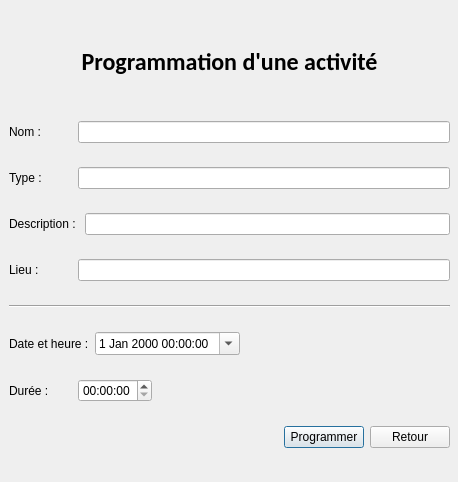
<?xml version="1.0" encoding="UTF-8"?>
<ui version="4.0">
 <class>ProgActivite</class>
 <widget class="QDialog" name="ProgActivite">
  <property name="windowModality">
   <enum>Qt::WindowModal</enum>
  </property>
  <property name="geometry">
   <rect>
    <x>0</x>
    <y>0</y>
    <width>458</width>
    <height>482</height>
   </rect>
  </property>
  <property name="windowTitle">
   <string>Programmation Activité</string>
  </property>
  <widget class="QWidget" name="verticalLayoutWidget">
   <property name="geometry">
    <rect>
     <x>9</x>
     <y>9</y>
     <width>441</width>
     <height>461</height>
    </rect>
   </property>
   <layout class="QVBoxLayout" name="verticalLayout">
    <item>
     <widget class="QLabel" name="label">
      <property name="minimumSize">
       <size>
        <width>0</width>
        <height>59</height>
       </size>
      </property>
      <property name="maximumSize">
       <size>
        <width>16777215</width>
        <height>70</height>
       </size>
      </property>
      <property name="font">
       <font>
        <family>Calibri</family>
        <pointsize>18</pointsize>
        <weight>75</weight>
        <bold>true</bold>
        <underline>false</underline>
       </font>
      </property>
      <property name="text">
       <string>Programmation d'une activité</string>
      </property>
      <property name="alignment">
       <set>Qt::AlignCenter</set>
      </property>
     </widget>
    </item>
    <item>
     <layout class="QHBoxLayout" name="horizontalLayout_7">
      <item>
       <widget class="QLabel" name="labelType_2">
        <property name="minimumSize">
         <size>
          <width>63</width>
          <height>0</height>
         </size>
        </property>
        <property name="text">
         <string>Nom :</string>
        </property>
       </widget>
      </item>
      <item>
       <widget class="QLineEdit" name="lineEditNom"/>
      </item>
     </layout>
    </item>
    <item>
     <layout class="QHBoxLayout" name="horizontalLayout_2">
      <item>
       <widget class="QLabel" name="labelType">
        <property name="minimumSize">
         <size>
          <width>63</width>
          <height>0</height>
         </size>
        </property>
        <property name="text">
         <string>Type : </string>
        </property>
       </widget>
      </item>
      <item>
       <widget class="QLineEdit" name="lineEditType"/>
      </item>
     </layout>
    </item>
    <item>
     <layout class="QHBoxLayout" name="horizontalLayout_3">
      <item>
       <widget class="QLabel" name="labelDescription">
        <property name="minimumSize">
         <size>
          <width>63</width>
          <height>0</height>
         </size>
        </property>
        <property name="text">
         <string>Description : </string>
        </property>
       </widget>
      </item>
      <item>
       <widget class="QLineEdit" name="lineEditDescription"/>
      </item>
     </layout>
    </item>
    <item>
     <layout class="QHBoxLayout" name="horizontalLayout_4">
      <item>
       <widget class="QLabel" name="labelLieu">
        <property name="minimumSize">
         <size>
          <width>63</width>
          <height>0</height>
         </size>
        </property>
        <property name="text">
         <string>Lieu : </string>
        </property>
       </widget>
      </item>
      <item>
       <widget class="QLineEdit" name="lineEditLieu"/>
      </item>
     </layout>
    </item>
    <item>
     <widget class="Line" name="line">
      <property name="orientation">
       <enum>Qt::Horizontal</enum>
      </property>
     </widget>
    </item>
    <item>
     <layout class="QHBoxLayout" name="horizontalLayout_5">
      <item>
       <widget class="QLabel" name="label_2">
        <property name="minimumSize">
         <size>
          <width>63</width>
          <height>0</height>
         </size>
        </property>
        <property name="text">
         <string>Date et heure :</string>
        </property>
       </widget>
      </item>
      <item>
       <widget class="QDateTimeEdit" name="dateTimeEdit">
        <property name="calendarPopup">
         <bool>true</bool>
        </property>
       </widget>
      </item>
      <item>
       <spacer name="horizontalSpacer_2">
        <property name="orientation">
         <enum>Qt::Horizontal</enum>
        </property>
        <property name="sizeHint" stdset="0">
         <size>
          <width>40</width>
          <height>20</height>
         </size>
        </property>
       </spacer>
      </item>
     </layout>
    </item>
    <item>
     <layout class="QHBoxLayout" name="horizontalLayout_6">
      <item>
       <widget class="QLabel" name="label_3">
        <property name="minimumSize">
         <size>
          <width>63</width>
          <height>0</height>
         </size>
        </property>
        <property name="text">
         <string>Durée : </string>
        </property>
       </widget>
      </item>
      <item>
       <widget class="QTimeEdit" name="timeEdit"/>
      </item>
      <item>
       <spacer name="horizontalSpacer_3">
        <property name="orientation">
         <enum>Qt::Horizontal</enum>
        </property>
        <property name="sizeHint" stdset="0">
         <size>
          <width>40</width>
          <height>20</height>
         </size>
        </property>
       </spacer>
      </item>
     </layout>
    </item>
    <item>
     <layout class="QHBoxLayout" name="horizontalLayout">
      <item>
       <spacer name="horizontalSpacer">
        <property name="orientation">
         <enum>Qt::Horizontal</enum>
        </property>
        <property name="sizeHint" stdset="0">
         <size>
          <width>40</width>
          <height>20</height>
         </size>
        </property>
       </spacer>
      </item>
      <item>
       <widget class="QPushButton" name="pushButtonValider">
        <property name="text">
         <string>Programmer</string>
        </property>
       </widget>
      </item>
      <item>
       <widget class="QPushButton" name="pushButtonAnnuler">
        <property name="text">
         <string>Retour</string>
        </property>
       </widget>
      </item>
     </layout>
    </item>
   </layout>
  </widget>
 </widget>
 <resources/>
 <connections/>
</ui>
